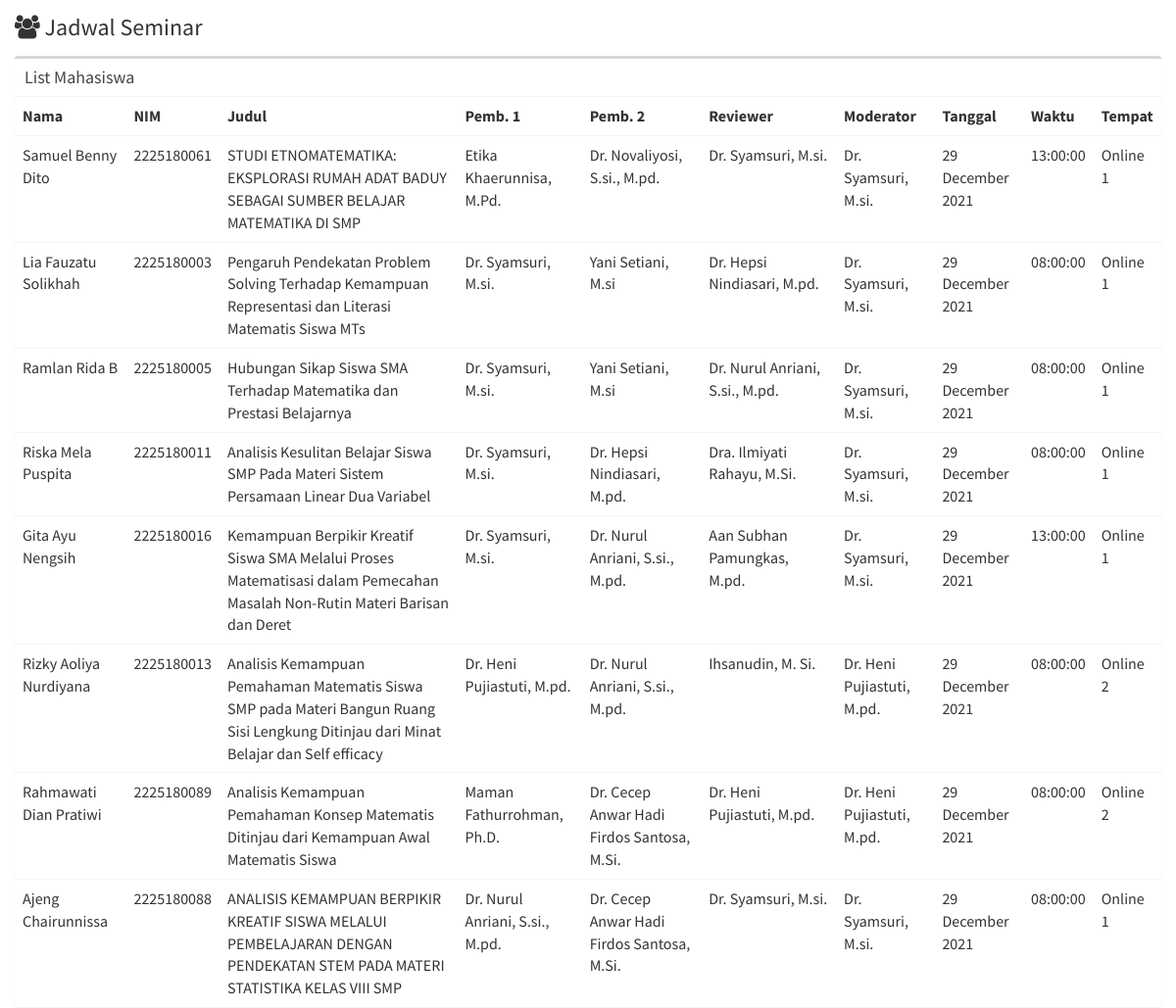
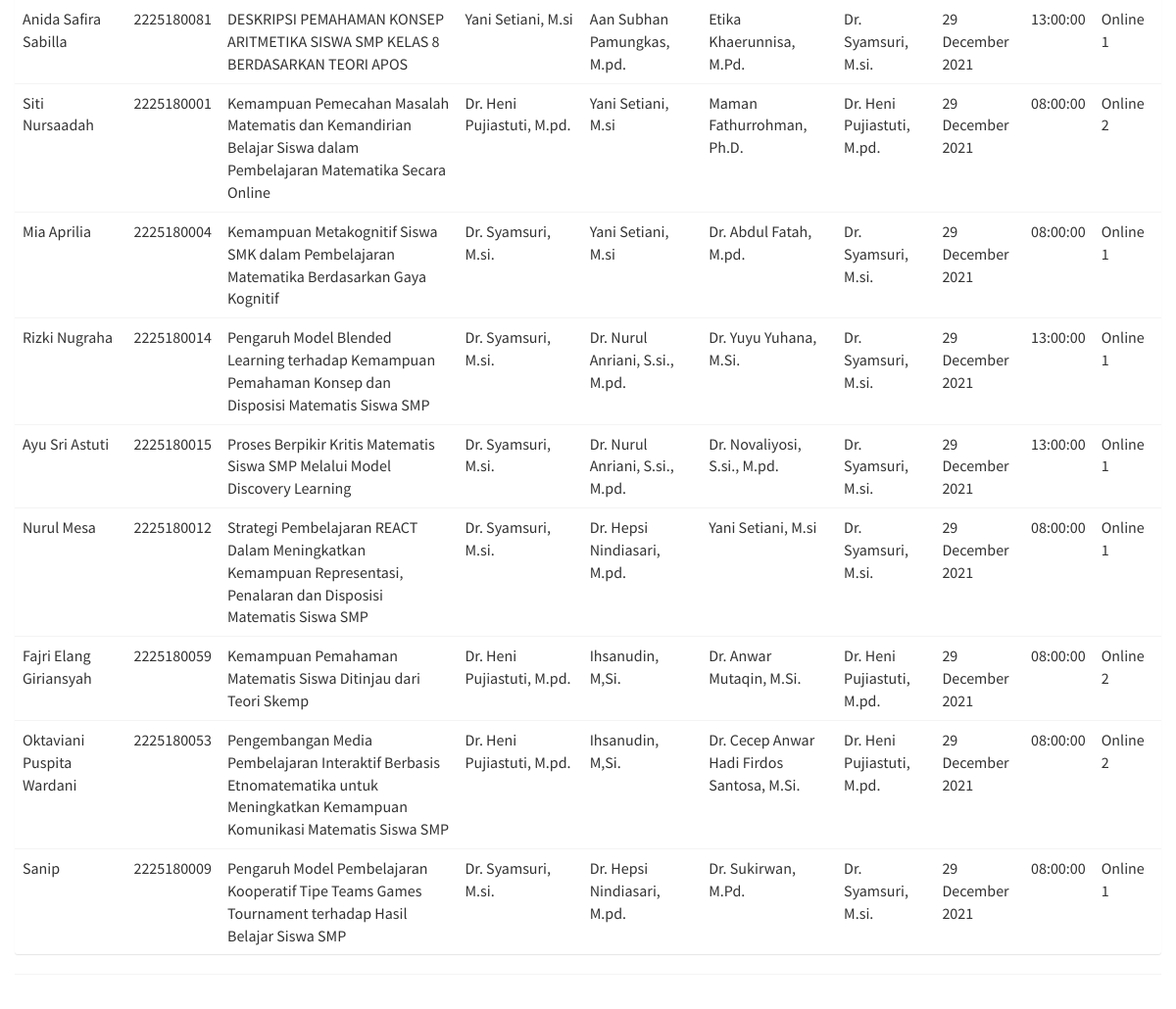
Page /index.php/jadwal/jadwalSeminar on the committed database (2 pictures, top to bottom).
### tables this page shows
CREATE TABLE `tbl_seminar` (
  `seminarId` bigint(200) NOT NULL,
  `userId` bigint(200) NOT NULL,
  `name` text NOT NULL,
  `nim` varchar(128) NOT NULL,
  `email` varchar(128) NOT NULL DEFAULT '@',
  `mobile` varchar(128) NOT NULL,
  `judul` text NOT NULL,
  `dosenId` bigint(200) NOT NULL DEFAULT 0,
  `dosenId2` bigint(200) NOT NULL DEFAULT 0,
  `reviewerId` bigint(200) NOT NULL DEFAULT 0,
  `moderatorId` bigint(200) NOT NULL DEFAULT 0,
  `tempat` varchar(128) NOT NULL,
  `tanggal` date NOT NULL,
  `waktu` time NOT NULL,
  `linkSeminar` text NOT NULL,
  `roleId` bigint(100) NOT NULL DEFAULT 0,
  `export` varchar(100) NOT NULL DEFAULT '0',
  `jadwal` varchar(100) NOT NULL DEFAULT '0',
  `accDosen1` varchar(23) NOT NULL DEFAULT '0',
  `accDosen2` varchar(100) NOT NULL DEFAULT '0'
);

CREATE TABLE `tbl_dosen` (
  `dosenId` bigint(100) NOT NULL COMMENT 'dosenId',
  `status` varchar(128) NOT NULL DEFAULT 'Pembimbing 1',
  `statusSidang` text NOT NULL,
  `dosen` text NOT NULL,
  `nip` varchar(25) NOT NULL,
  `tanggalLahir` date NOT NULL,
  `alamat` varchar(128) NOT NULL,
  `email` varchar(128) NOT NULL,
  `mobile` varchar(128) NOT NULL,
  `jenisKelamin` varchar(10) NOT NULL,
  `agama` varchar(128) NOT NULL,
  `available` varchar(10) DEFAULT '1'
);

CREATE TABLE `tbl_dosen2` (
  `dosenId2` bigint(200) NOT NULL COMMENT 'dosenId',
  `dosen2` longtext NOT NULL,
  `nip` varchar(25) NOT NULL,
  `status2` varchar(128) NOT NULL DEFAULT 'Pembimbing 2',
  `statusSidang2` text NOT NULL,
  `tanggalLahir` date NOT NULL,
  `alamat` varchar(128) NOT NULL,
  `email` varchar(128) NOT NULL,
  `mobile` varchar(128) NOT NULL,
  `jenisKelamin` varchar(128) NOT NULL,
  `agama` varchar(128) NOT NULL
);

CREATE TABLE `tbl_reviewer` (
  `reviewerId` bigint(200) NOT NULL,
  `reviewer` text NOT NULL,
  `nip` varchar(25) NOT NULL,
  `status3` varchar(128) NOT NULL DEFAULT 'Reviewer',
  `tanggalLahir` date NOT NULL,
  `alamat` varchar(128) NOT NULL,
  `email` varchar(128) NOT NULL,
  `mobile` varchar(128) NOT NULL,
  `jenisKelamin` varchar(10) NOT NULL,
  `agama` varchar(128) NOT NULL
);

CREATE TABLE `tbl_moderator` (
  `moderatorId` bigint(200) NOT NULL COMMENT 'dosenId',
  `moderator` text NOT NULL,
  `nip` varchar(25) NOT NULL,
  `status4` varchar(128) NOT NULL DEFAULT 'Moderator',
  `tanggalLahir` date NOT NULL,
  `alamat` varchar(128) NOT NULL,
  `mobile` varchar(128) NOT NULL,
  `email` varchar(128) NOT NULL,
  `jenisKelamin` varchar(10) NOT NULL,
  `agama` varchar(128) NOT NULL
);

### application/controllers/Jadwal.php (called while the page is built, shortened)
<?php if(!defined('BASEPATH')) exit('No direct script access allowed');
class Jadwal extends BaseController
{
    public function __construct()
    {
        $this->load->model('jadwal_model');
    }
  function jadwalSeminar()
    {
            $this->load->model('jadwal_model');
            $searchText = $this->input->post('searchText');
            $data['searchText'] = $searchText;
            $this->load->library('pagination');
            $count = $this->jadwal_model->listJadwalCount($searchText);
			$returns = $this->paginationCompress ( "jadwal/jadwalSeminar/", $count, 200 );
            $data['userRecords'] = $this->jadwal_model->listJadwal($searchText, $returns["page"], $returns["segment"]);
            $this->load->view('jadwalSeminar',  $data, NULL);
    }
    }

### index.php (called while the page is built, shortened)
<?php
require_once BASEPATH.'core/CodeIgniter.php';

### application/models/Jadwal_model.php (called while the page is built, shortened)
<?php if(!defined('BASEPATH')) exit('No direct script access allowed');
class Jadwal_model extends CI_Model
{
	function listJadwalCount($searchText = '')
    {
        $this->db->select('BaseTbl.userId, BaseTbl.name, BaseTbl.ajuan1, BaseTbl.ajuan2, Dosen.dosen, Dosen2.dosen2, Dosen.dosenId, BaseTbl.roleId, roles.role');
        $this->db->from('tbl_pengajuan as BaseTbl');
        $this->db->join('tbl_dosen as Dosen', 'Dosen.dosenId = BaseTbl.dosenId','left');
        $this->db->join('tbl_dosen2 as Dosen2', 'Dosen2.dosenId2 = BaseTbl.dosenId2','left');
        $this->db->join('tbl_roles as roles', 'roles.roleId = BaseTbl.roleId','left');
        $this->db->where('BaseTbl.roleId !=', 5);
        $query = $this->db->get();
        return count($query->result());
    }
    function listJadwal($searchText = '', $page, $segment)
    {
       $this->db->select('BaseTbl.name, BaseTbl.nim, BaseTbl.judul, BaseTbl.tanggal, BaseTbl.tempat, Dosen.dosen, Dosen2.dosen2, Reviewer.reviewer, Moderator.moderator, BaseTbl.tanggal, BaseTbl.waktu');
        $this->db->from('tbl_seminar as BaseTbl');
        $this->db->join('tbl_dosen as Dosen', 'Dosen.dosenId = BaseTbl.dosenId','left');
        $this->db->join('tbl_dosen2 as Dosen2', 'Dosen2.dosenId2 = BaseTbl.dosenId2','left');
        $this->db->join('tbl_reviewer as Reviewer', 'Reviewer.reviewerId = BaseTbl.reviewerId','left');
        $this->db->join('tbl_moderator as Moderator', 'Moderator.moderatorId = BaseTbl.moderatorId','left');
        $this->db->where('BaseTbl.jadwal', 1);
        $this->db->limit($page, $segment);
        $query = $this->db->get();
        $result = $query->result();
        return $result;
    }
}

### application/views/jadwalSeminar.php (the view, shortened to what this page needs)
<link href="<?php echo base_url(); ?>assets/bootstrap/css/bootstrap.min.css" rel="stylesheet" type="text/css" />
    <link href="<?php echo base_url(); ?>assets/font-awesome/css/font-awesome.min.css" rel="stylesheet" type="text/css" />
    <link href="https://code.ionicframework.com/ionicons/2.0.1/css/ionicons.min.css" rel="stylesheet" type="text/css" />
    <link href="<?php echo base_url(); ?>assets/dist/css/AdminLTE.min.css" rel="stylesheet" type="text/css" />
    <link href="<?php echo base_url(); ?>assets/dist/css/skins/_all-skins.min.css" rel="stylesheet" type="text/css" />
    <section class="content-header">
      <h1>
        <i class="fa fa-users"></i> Jadwal Seminar
      </h1>
    </section>
    <section class="content">
        <div class="row">
            <div class="col-xs-12 text-right">
            </div>
        </div>
        <div class="row">
            <div class="col-xs-12">
              <div class="box">
                <div class="box-header">
                    <h3 class="box-title"> List Mahasiswa</h3>
                </div>
                <div class="box-body table-responsive no-padding">
                  <table class="table table-hover">
                    <tr>
                      <th>Nama</th>
                      <th>NIM</th>
                      <th>Judul</th>
                      <th>Pemb. 1</th>
                      <th>Pemb. 2</th>
                      <th>Reviewer</th>
                      <th>Moderator</th>
                      <th>Tanggal</th>
                      <th>Waktu</th>
                      <th>Tempat</th>
                    </tr>
                    <?php
                    if(!empty($userRecords))
                    {
                        foreach($userRecords as $record)
                        {
                    ?>
                    <tr>
                      <td><?php echo $record->name ?></td>
                      <td><?php echo $record->nim ?></td>
                      <td><?php echo $record->judul ?></td>
                      <td><?php echo $record->dosen ?></td>
                      <td><?php echo $record->dosen2 ?></td>
                      <td><?php echo $record->reviewer ?></td>
                      <td><?php echo $record->moderator ?></td>
                      <td><?php echo date('d F Y',strtotime($record->tanggal)) ?></td>
                      <td><?php echo $record->waktu ?></td>
                      <td><?php echo $record->tempat ?></td>
                    </tr>
                    <?php
                        }
                    }
                    ?>
                  </table>
                  </div>
                </div>
                <div class="box-footer clearfix">
                </div>
              </div>
            </div>
          </section>

### rows in the picture
tbl_seminar: name "Samuel Benny Dito", nim "2225180061", judul "STUDI ETNOMATEMATIKA: EKSPLORASI RUMAH ADAT BADUY SEBAGAI SUMBER BELAJAR MATEMATIKA DI SMP", dosenId.dosen "Etika Khaerunnisa, M.Pd.", tbl_dosen2.dosen2 "Dr. Novaliyosi, S.si., M.pd.", reviewerId.reviewer "Dr. Syamsuri, M.si.", moderatorId.moderator "Dr. Syamsuri, M.si.", tanggal "29 December 2021", waktu "13:00:00", tempat "Online 1"
tbl_seminar: name "Lia Fauzatu Solikhah", nim "2225180003", judul "Pengaruh Pendekatan Problem Solving Terhadap Kemampuan Representasi dan Literasi Matematis Siswa MTs", dosenId.dosen "Dr. Syamsuri, M.si.", tbl_dosen2.dosen2 "Yani Setiani, M.si", reviewerId.reviewer "Dr. Hepsi Nindiasari, M.pd.", moderatorId.moderator "Dr. Syamsuri, M.si.", tanggal "29 December 2021", waktu "08:00:00", tempat "Online 1"
tbl_seminar: name "Ramlan Rida B", nim "2225180005", judul "Hubungan Sikap Siswa SMA Terhadap Matematika dan Prestasi Belajarnya", dosenId.dosen "Dr. Syamsuri, M.si.", tbl_dosen2.dosen2 "Yani Setiani, M.si", reviewerId.reviewer "Dr. Nurul Anriani, S.si., M.pd.", moderatorId.moderator "Dr. Syamsuri, M.si.", tanggal "29 December 2021", waktu "08:00:00", tempat "Online 1"
tbl_seminar: name "Riska Mela Puspita", nim "2225180011", judul "Analisis Kesulitan Belajar Siswa SMP Pada Materi Sistem Persamaan Linear Dua Variabel", dosenId.dosen "Dr. Syamsuri, M.si.", tbl_dosen2.dosen2 "Dr. Hepsi Nindiasari, M.pd.", reviewerId.reviewer "Dra. Ilmiyati Rahayu, M.Si.", moderatorId.moderator "Dr. Syamsuri, M.si.", tanggal "29 December 2021", waktu "08:00:00", tempat "Online 1"
tbl_seminar: name "Gita Ayu Nengsih", nim "2225180016", judul "Kemampuan Berpikir Kreatif Siswa SMA Melalui Proses Matematisasi dalam Pemecahan Masalah Non-Rutin Materi Barisan dan Deret", dosenId.dosen "Dr. Syamsuri, M.si.", tbl_dosen2.dosen2 "Dr. Nurul Anriani, S.si., M.pd.", reviewerId.reviewer "Aan Subhan Pamungkas, M.pd.", moderatorId.moderator "Dr. Syamsuri, M.si.", tanggal "29 December 2021", waktu "13:00:00", tempat "Online 1"
tbl_seminar: name "Rizky Aoliya Nurdiyana", nim "2225180013", judul "Analisis Kemampuan Pemahaman Matematis Siswa SMP pada Materi Bangun Ruang Sisi Lengkung Ditinjau dari Minat Belajar dan Self efficacy", dosenId.dosen "Dr. Heni Pujiastuti, M.pd.", tbl_dosen2.dosen2 "Dr. Nurul Anriani, S.si., M.pd.", reviewerId.reviewer "Ihsanudin, M. Si.", moderatorId.moderator "Dr. Heni Pujiastuti, M.pd.", tanggal "29 December 2021", waktu "08:00:00", tempat "Online 2"
tbl_seminar: name "Rahmawati Dian Pratiwi", nim "2225180089", judul "Analisis Kemampuan Pemahaman Konsep Matematis Ditinjau dari Kemampuan Awal Matematis Siswa", dosenId.dosen "Maman Fathurrohman, Ph.D.", tbl_dosen2.dosen2 "Dr. Cecep Anwar Hadi Firdos Santosa, M.Si.", reviewerId.reviewer "Dr. Heni Pujiastuti, M.pd.", moderatorId.moderator "Dr. Heni Pujiastuti, M.pd.", tanggal "29 December 2021", waktu "08:00:00", tempat "Online 2"
tbl_seminar: name "Ajeng Chairunnissa", nim "2225180088", judul "ANALISIS KEMAMPUAN BERPIKIR KREATIF SISWA MELALUI PEMBELAJARAN DENGAN PENDEKATAN STEM PADA MATERI STATISTIKA KELAS VIII SMP", dosenId.dosen "Dr. Nurul Anriani, S.si., M.pd.", tbl_dosen2.dosen2 "Dr. Cecep Anwar Hadi Firdos Santosa, M.Si.", reviewerId.reviewer "Dr. Syamsuri, M.si.", moderatorId.moderator "Dr. Syamsuri, M.si.", tanggal "29 December 2021", waktu "08:00:00", tempat "Online 1"
tbl_seminar: name "Anida Safira Sabilla", nim "2225180081", judul "DESKRIPSI PEMAHAMAN KONSEP ARITMETIKA SISWA SMP KELAS 8 BERDASARKAN TEORI APOS", dosenId.dosen "Yani Setiani, M.si", tbl_dosen2.dosen2 "Aan Subhan Pamungkas, M.pd.", reviewerId.reviewer "Etika Khaerunnisa, M.Pd.", moderatorId.moderator "Dr. Syamsuri, M.si.", tanggal "29 December 2021", waktu "13:00:00", tempat "Online 1"
tbl_seminar: name "Siti Nursaadah", nim "2225180001", judul "Kemampuan Pemecahan Masalah Matematis dan Kemandirian Belajar Siswa dalam Pembelajaran Matematika Secara Online", dosenId.dosen "Dr. Heni Pujiastuti, M.pd.", tbl_dosen2.dosen2 "Yani Setiani, M.si", reviewerId.reviewer "Maman Fathurrohman, Ph.D.", moderatorId.moderator "Dr. Heni Pujiastuti, M.pd.", tanggal "29 December 2021", waktu "08:00:00", tempat "Online 2"
tbl_seminar: name "Mia Aprilia", nim "2225180004", judul "Kemampuan Metakognitif Siswa SMK dalam Pembelajaran Matematika Berdasarkan Gaya Kognitif", dosenId.dosen "Dr. Syamsuri, M.si.", tbl_dosen2.dosen2 "Yani Setiani, M.si", reviewerId.reviewer "Dr. Abdul Fatah, M.pd.", moderatorId.moderator "Dr. Syamsuri, M.si.", tanggal "29 December 2021", waktu "08:00:00", tempat "Online 1"
tbl_seminar: name "Rizki Nugraha", nim "2225180014", judul "Pengaruh Model Blended Learning terhadap Kemampuan Pemahaman Konsep dan Disposisi Matematis Siswa SMP", dosenId.dosen "Dr. Syamsuri, M.si.", tbl_dosen2.dosen2 "Dr. Nurul Anriani, S.si., M.pd.", reviewerId.reviewer "Dr. Yuyu Yuhana, M.Si.", moderatorId.moderator "Dr. Syamsuri, M.si.", tanggal "29 December 2021", waktu "13:00:00", tempat "Online 1"
tbl_seminar: name "Ayu Sri Astuti", nim "2225180015", judul "Proses Berpikir Kritis Matematis Siswa SMP Melalui Model Discovery Learning", dosenId.dosen "Dr. Syamsuri, M.si.", tbl_dosen2.dosen2 "Dr. Nurul Anriani, S.si., M.pd.", reviewerId.reviewer "Dr. Novaliyosi, S.si., M.pd.", moderatorId.moderator "Dr. Syamsuri, M.si.", tanggal "29 December 2021", waktu "13:00:00", tempat "Online 1"
tbl_seminar: name "Nurul Mesa", nim "2225180012", judul "Strategi Pembelajaran REACT Dalam Meningkatkan Kemampuan Representasi, Penalaran dan Disposisi Matematis Siswa SMP", dosenId.dosen "Dr. Syamsuri, M.si.", tbl_dosen2.dosen2 "Dr. Hepsi Nindiasari, M.pd.", reviewerId.reviewer "Yani Setiani, M.si", moderatorId.moderator "Dr. Syamsuri, M.si.", tanggal "29 December 2021", waktu "08:00:00", tempat "Online 1"
tbl_seminar: name "Fajri Elang Giriansyah", nim "2225180059", judul "Kemampuan Pemahaman Matematis Siswa Ditinjau dari Teori Skemp", dosenId.dosen "Dr. Heni Pujiastuti, M.pd.", tbl_dosen2.dosen2 "Ihsanudin, M,Si.", reviewerId.reviewer "Dr. Anwar Mutaqin, M.Si.", moderatorId.moderator "Dr. Heni Pujiastuti, M.pd.", tanggal "29 December 2021", waktu "08:00:00", tempat "Online 2"
tbl_seminar: name "Oktaviani Puspita Wardani", nim "2225180053", judul "Pengembangan Media Pembelajaran Interaktif Berbasis Etnomatematika untuk Meningkatkan Kemampuan Komunikasi Matematis Siswa SMP", dosenId.dosen "Dr. Heni Pujiastuti, M.pd.", tbl_dosen2.dosen2 "Ihsanudin, M,Si.", reviewerId.reviewer "Dr. Cecep Anwar Hadi Firdos Santosa, M.Si.", moderatorId.moderator "Dr. Heni Pujiastuti, M.pd.", tanggal "29 December 2021", waktu "08:00:00", tempat "Online 2"
tbl_seminar: name "Sanip", nim "2225180009", judul "Pengaruh Model Pembelajaran Kooperatif Tipe Teams Games Tournament terhadap Hasil Belajar Siswa SMP", dosenId.dosen "Dr. Syamsuri, M.si.", tbl_dosen2.dosen2 "Dr. Hepsi Nindiasari, M.pd.", reviewerId.reviewer "Dr. Sukirwan, M.Pd.", moderatorId.moderator "Dr. Syamsuri, M.si.", tanggal "29 December 2021", waktu "08:00:00", tempat "Online 1"
